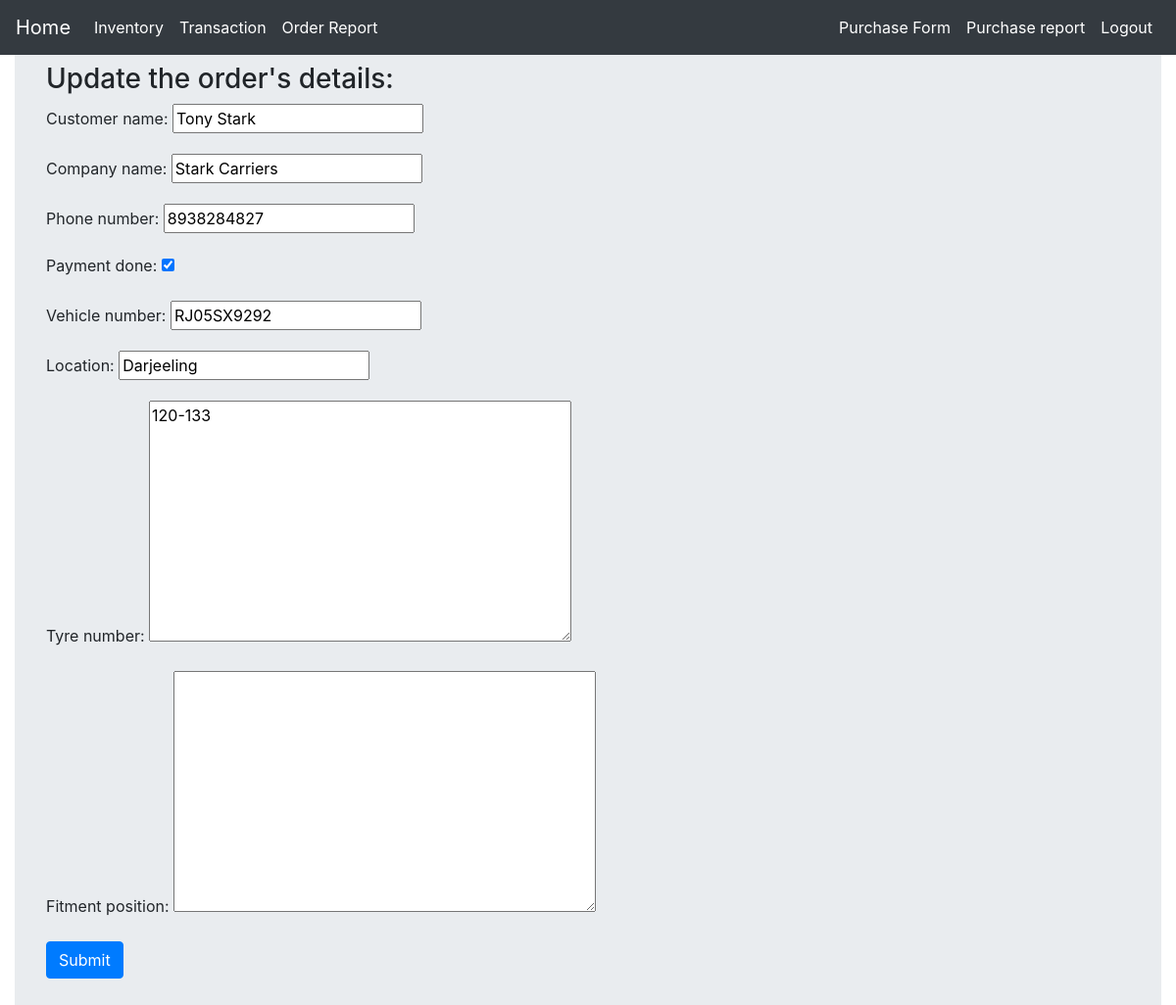
/employee_or_customer/18/update/ (signed in), run on the app's committed database.
### customers/models.py (models this page shows, shortened)
class customer_order_model(models.Model):
    customer_name = models.CharField(max_length=30, blank=False, null=False)
    company_name = models.CharField(max_length=30, blank=False, null=False)
    tyre_model = models.ForeignKey(tyre_stockmodel, on_delete=models.CASCADE)
    tyre_number = models.TextField(max_length=200, blank=False, null=False)
    quantity = models.IntegerField(blank=False, null=False)
    fitment_position = models.TextField(max_length=200, blank=True, null=True)
    mail_id = models.CharField(max_length=254, null=False, blank=False)
    phone_number= models.CharField(max_length = 16)
    date = models.DateField(default=timezone.now)
    payment_method = models.CharField(max_length=100, choices=pay)
    vehicle_number = models.CharField(max_length=10, blank=True, null=True)
    location = models.CharField(max_length=50, blank=True, null=True)
    payment_done = models.BooleanField(default=False, blank=False, null=False)

### customers/views.py (the view)
# urls.py: path('<int:pk>/update/', views.OrderUpdateView.as_view(), name='order_update'),
class OrderUpdateView(LoginRequiredMixin, UpdateView):
    model = customer_order_model
    fields = ['customer_name', 'company_name', 'phone_number', 'payment_done', 'vehicle_number', 'location', 'tyre_number', 'fitment_position']
    template_name = 'customers/order_c_u.html'

### templates/customers/order_c_u.html (shortened to what this page needs)
{% extends 'tyre_stock/base.html' %}
{% block body_block %}
<div class="container-fluid">
  <div class="jumbotron">
    <h3>Update the order's details:</h3>
    <form method="post">
      {{form.as_p}}
      <input type="submit" class="btn btn-primary" value="Submit">
    </form>
  </div>
</div>
{% endblock %}

### static/css/stock_table.css (style rules this page uses)
* { box-sizing: border-box; }

### data on the page
customer_order_model: customer_name "Tony Stark", company_name "Stark Carriers", phone_number "8938284827", payment_done "☑", vehicle_number "RJ05SX9292", location "Darjeeling", tyre_number "120-133"
